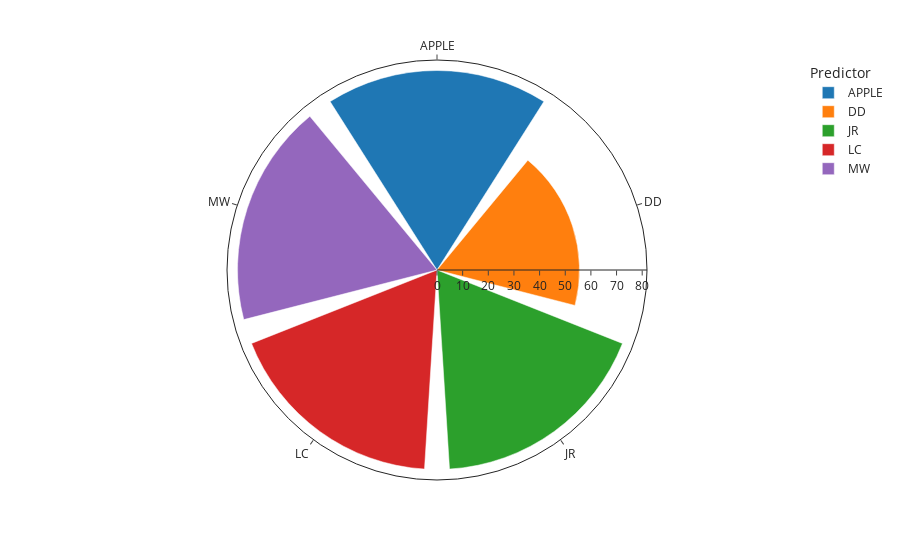

The code cell stored with this chart in its notebook:
### Markdown cell above
##### How good are predictors for games involing a top 6 team?

### Code cell
vis.stratified_performance(metric = "top 6 teams")

### Figure 1 — Plotly figure (JSON) as saved in the notebook; plotly's stock layout.template omitted (floating-point values rounded to 4 significant figures)
{"data": [{"hovertemplate": "Predictor=%{theta}<br>Accuracy of Predictions (%)=%{r}<extra></extra>", "legendgroup": "APPLE", "marker": {"color": "#1F77B4"}, "name": "APPLE", "r": [77.78], "showlegend": true, "subplot": "polar", "theta": ["APPLE"], "type": "barpolar"}, {"hovertemplate": "Predictor=%{theta}<br>Accuracy of Predictions (%)=%{r}<extra></extra>", "legendgroup": "DD", "marker": {"color": "#FF7F0E"}, "name": "DD", "r": [55.56], "showlegend": true, "subplot": "polar", "theta": ["DD"], "type": "barpolar"}, {"hovertemplate": "Predictor=%{theta}<br>Accuracy of Predictions (%)=%{r}<extra></extra>", "legendgroup": "JR", "marker": {"color": "#2CA02C"}, "name": "JR", "r": [77.78], "showlegend": true, "subplot": "polar", "theta": ["JR"], "type": "barpolar"}, {"hovertemplate": "Predictor=%{theta}<br>Accuracy of Predictions (%)=%{r}<extra></extra>", "legendgroup": "LC", "marker": {"color": "#D62728"}, "name": "LC", "r": [77.78], "showlegend": true, "subplot": "polar", "theta": ["LC"], "type": "barpolar"}, {"hovertemplate": "Predictor=%{theta}<br>Accuracy of Predictions (%)=%{r}<extra></extra>", "legendgroup": "MW", "marker": {"color": "#9467BD"}, "name": "MW", "r": [77.78], "showlegend": true, "subplot": "polar", "theta": ["MW"], "type": "barpolar"}], "layout": {"autosize": true, "barmode": "relative", "legend": {"title": {"text": "Predictor"}, "tracegroupgap": 0}, "margin": {"t": 60}, "polar": {"angularaxis": {"categoryarray": ["APPLE", "DD", "JR", "LC", "MW"], "categoryorder": "array", "direction": "clockwise", "rotation": 90, "type": "category"}, "domain": {"x": [0, 1], "y": [0, 1]}, "radialaxis": {"autorange": true, "range": [0, 81.87], "type": "linear"}}}}
